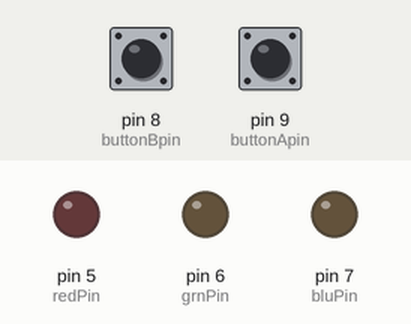
The sketch below on a simulated Arduino Uno, built with avr-gcc and run on an emulated ATmega328P. Parts: output pins drawn as LEDs (lit = HIGH). The test bench sets the inputs (shaded band); at power-on: pin 8 (buttonBpin) HIGH, pin 9 (buttonApin) HIGH.

Above: at 1.2 s.
1.3 s: pin 8 (buttonBpin) pulled LOW for 0.15 s
At 2.3 s:
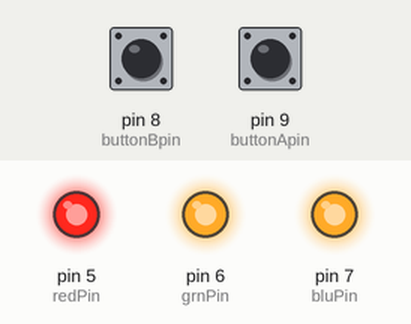
2.9 s: pin 8 (buttonBpin) pulled LOW for 1 s
At 4.7 s:
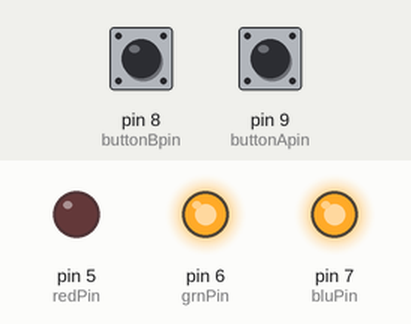
5.4 s: pin 8 (buttonBpin) pulled LOW for 0.15 s
At 6.6 s:
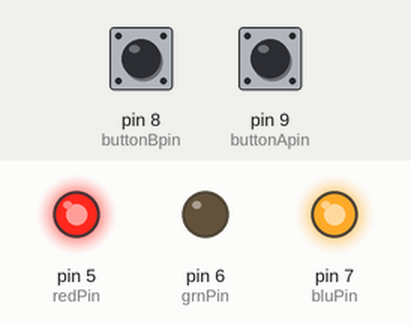
7.0 s: pin 8 (buttonBpin) pulled LOW for 3.2 s
At 10.7 s:
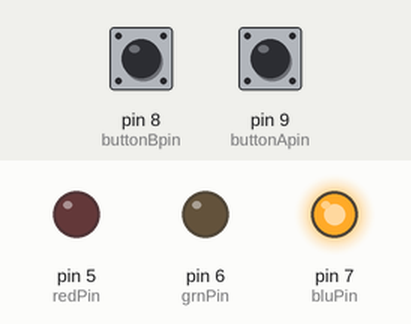
11.7 s: pin 8 (buttonBpin) pulled LOW for 0.15 s
At 12.6 s:
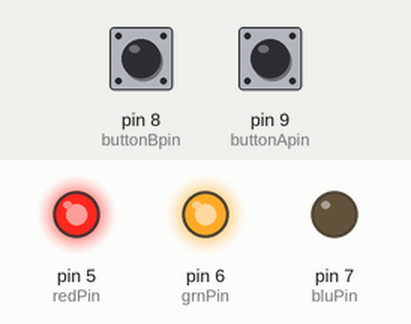
13.3 s: pin 8 (buttonBpin) pulled LOW for 1 s
At 15.0 s:
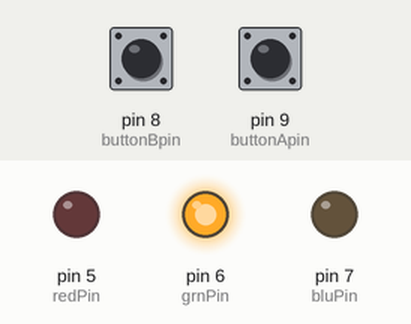
Timing chart, 0 to 16.5 s (numbered marks = the images above; inputs shaded):
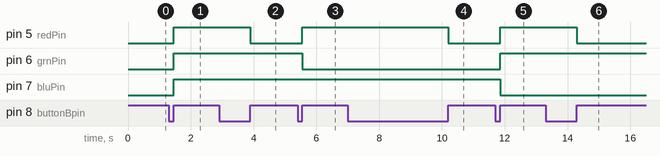

Measured:
- after the input at 1.3 s, pin 5 (redPin), pin 6 (grnPin), pin 7 (bluPin): LOW → HIGH after 0.15 s
- after the input at 2.9 s, pin 5 (redPin): HIGH → LOW after 1.0 s
- after the input at 5.4 s, pin 5 (redPin): LOW → HIGH after 0.15 s; pin 6 (grnPin): HIGH → LOW after 0.15 s
- after the input at 7.0 s, pin 5 (redPin): HIGH → LOW after 3.2 s
- after the input at 11.7 s, pin 5 (redPin), pin 6 (grnPin): LOW → HIGH after 0.15 s; pin 7 (bluPin): HIGH → LOW after 0.15 s
- after the input at 13.3 s, pin 5 (redPin): HIGH → LOW after 1.0 s

The sketch:

MySwitches.ino
```cpp
//www.elegoo.com
//2016.12.08

// # Constants #
const int LEDSIZE = 3;
const int maxval = pow(2, LEDSIZE);

// Define Hardware
int redPin = 5;
int grnPin = 6;
int bluPin = 7;
int buttonApin = 9;
int buttonBpin = 8;

// Define System States
unsigned int counter = 0;
// - LED States: R, G, B
int ledState[LEDSIZE] = {0, 0, 0};
// - Button States
int stateA = 0;
int stateB = 0;
int lastA = 0;
int lastB = 0;

// # Functions #

// Send current state to LED hardware
void ledUpdate() {
  digitalWrite(redPin, ledState[2]);
  digitalWrite(grnPin, ledState[1]);
  digitalWrite(bluPin, ledState[0]);
}

// Set LED states to given value
void ledSet(int value) {
  int newState[LEDSIZE] = {0, 0, 0};
  updateState(value, LEDSIZE, newState);
  for (int i = 0; i<LEDSIZE; i++) {
    ledState[i] = newState[i];
  }
  Serial.println();
}

// Break int into bits (Requires null array)
void updateState(int value, int length, int state[LEDSIZE]) {
  length -= 1;
  int div = value / 2;
  if (div != 0) {
    updateState(div, length, state);
  }
  state[length] = value % 2;
}

// Catch state change for button
int buttonPress(int button, int last, int value) {
  int buttonState = digitalRead(button);
  if (buttonState != last) {
    if (buttonState == HIGH) {
      counter = counter + value;
      counter %= maxval;
      ledSet(counter);
      ledUpdate();
    }
    delay(100);
  }
  return buttonState;
}

// # Arduino #

// Init
void setup() {
  // Serial.begin(9600);
  pinMode(redPin, OUTPUT);
  pinMode(grnPin, OUTPUT);
  pinMode(bluPin, OUTPUT);
  pinMode(buttonApin, INPUT_PULLUP);
  pinMode(buttonBpin, INPUT_PULLUP);
  lastA = digitalRead(buttonApin);
  lastB = digitalRead(buttonBpin);
  ledUpdate();
}

// Main Loop
void loop() {
  lastA = buttonPress(buttonApin, lastA, 1);
  lastB = buttonPress(buttonBpin, lastB, -1);
}
```
